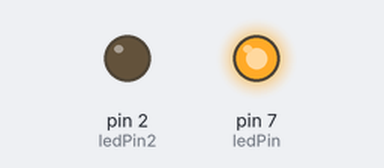
Recording of a sketch running on a simulated Arduino Uno, built with avr-gcc and run on an emulated ATmega328P. On the bench: output pins drawn as LEDs (lit = HIGH).

Above: at 0.1 s.
Timing chart, 0 to 1.6 s (numbered marks = the images above):
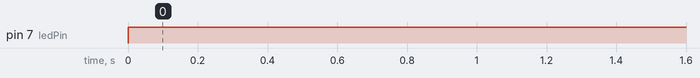

Measured:
- by itself, pin 7 (ledPin): LOW → HIGH at 0.00 s

The sketch:

Lab_2.ino
```cpp
int sensorPin = 0;

int ledPin = 7;
int ledPin2 = 2;

void setup() //
{

  pinMode(ledPin, OUTPUT);
  pinMode(ledPin2, OUTPUT);
}


void loop()
{
  int sensorValue;

  sensorValue = analogRead(sensorPin) * 100;

  digitalWrite(ledPin, HIGH);
  digitalWrite(ledPin2, LOW);
  delay(sensorValue);

  digitalWrite(ledPin, LOW);
  digitalWrite(ledPin2, HIGH);
  delay(sensorValue);


}
```
